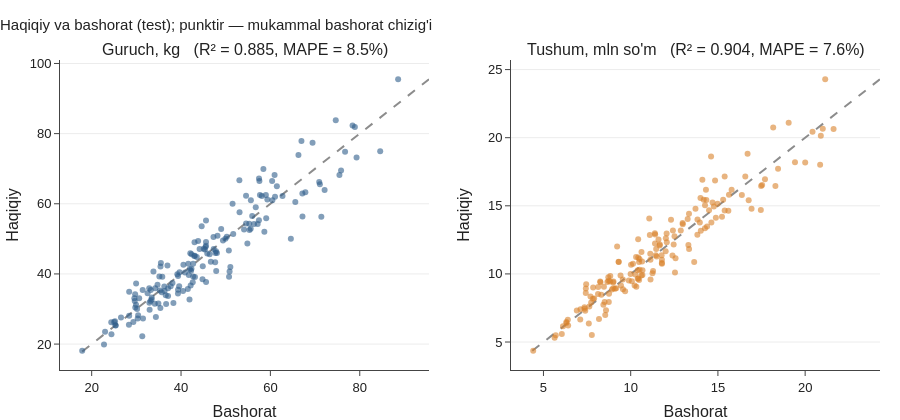

The notebook cell this image was saved under:
### Code cell
fig = make_subplots(rows=1, cols=2, subplot_titles=["Guruch, kg", "Tushum, mln so'm"])
for j, (t, scale, color) in enumerate([("rice_kg", 1, style.BLUE), ("revenue_uzs", 1e6, style.ORANGE)], start=1):
    yt, yp = test[t] / scale, band[t].P50 / scale
    lo, hi = min(yt.min(), yp.min()), max(yt.max(), yp.max())
    fig.add_scatter(x=[lo, hi], y=[lo, hi], mode="lines", line=dict(color=style.GREY, dash="dash"), showlegend=False, row=1, col=j)
    fig.add_scatter(x=yp, y=yt, mode="markers", marker=dict(color=color, size=6, opacity=0.6), showlegend=False,
                    text=test.date.dt.strftime("%Y-%m-%d"), hovertemplate="%{text}<br>bashorat %{x:.1f}<br>haqiqiy %{y:.1f}",
                    row=1, col=j)
    m = metrics(test[t], band[t].P50)
    fig.layout.annotations[j - 1].text += f"   (R² = {m['R²']:.3f}, MAPE = {m['MAPE, %']:.1f}%)"
fig.update_xaxes(title_text="Bashorat")
fig.update_yaxes(title_text="Haqiqiy")
fig.update_layout(title="Haqiqiy va bashorat (test); punktir — mukammal bashorat chizig'i", height=420)
style.save(fig, "03_scatter")

### Figure 1 — Plotly figure (JSON) as saved in the notebook; plotly's stock layout.template omitted (floating-point values rounded to 4 significant figures; data arrays with more than 128 entries replaced by an {"elided": "..."} marker saying what was removed)
{"data": [{"line": {"color": "#8c8c8c", "dash": "dash"}, "mode": "lines", "showlegend": false, "type": "scatter", "x": [17.88, 95.5], "xaxis": "x", "y": [17.88, 95.5], "yaxis": "y"}, {"hovertemplate": "%{text}<br>bashorat %{x:.1f}<br>haqiqiy %{y:.1f}", "marker": {"color": "#2f5d8a", "opacity": 0.6, "size": 6}, "mode": "markers", "showlegend": false, "text": {"elided": "169 str values"}, "type": "scatter", "x": {"elided": "169 float values"}, "xaxis": "x", "y": {"elided": "169 float values"}, "yaxis": "y"}, {"line": {"color": "#8c8c8c", "dash": "dash"}, "mode": "lines", "showlegend": false, "type": "scatter", "x": [4.36, 24.29], "xaxis": "x2", "y": [4.36, 24.29], "yaxis": "y2"}, {"hovertemplate": "%{text}<br>bashorat %{x:.1f}<br>haqiqiy %{y:.1f}", "marker": {"color": "#d9822b", "opacity": 0.6, "size": 6}, "mode": "markers", "showlegend": false, "text": {"elided": "169 str values"}, "type": "scatter", "x": {"elided": "169 float values"}, "xaxis": "x2", "y": {"elided": "169 float values"}, "yaxis": "y2"}], "layout": {"annotations": [{"font": {"size": 16}, "showarrow": false, "text": "Guruch, kg   (R² = 0.885, MAPE = 8.5%)", "x": 0.225, "xanchor": "center", "xref": "paper", "y": 1, "yanchor": "bottom", "yref": "paper"}, {"font": {"size": 16}, "showarrow": false, "text": "Tushum, mln so'm   (R² = 0.904, MAPE = 7.6%)", "x": 0.775, "xanchor": "center", "xref": "paper", "y": 1, "yanchor": "bottom", "yref": "paper"}], "height": 420, "title": {"text": "Haqiqiy va bashorat (test); punktir — mukammal bashorat chizig'i"}, "xaxis": {"anchor": "y", "domain": [0, 0.45], "title": {"text": "Bashorat"}}, "xaxis2": {"anchor": "y2", "domain": [0.55, 1], "title": {"text": "Bashorat"}}, "yaxis": {"anchor": "x", "domain": [0, 1], "title": {"text": "Haqiqiy"}}, "yaxis2": {"anchor": "x2", "domain": [0, 1], "title": {"text": "Haqiqiy"}}}}
